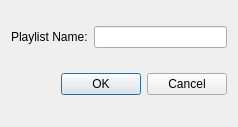
<?xml version="1.0" encoding="UTF-8"?>
<ui version="4.0">
 <class>createPlaylistDialog</class>
 <widget class="QDialog" name="createPlaylistDialog">
  <property name="geometry">
   <rect>
    <x>0</x>
    <y>0</y>
    <width>238</width>
    <height>127</height>
   </rect>
  </property>
  <property name="windowTitle">
   <string>Dialog</string>
  </property>
  <layout class="QGridLayout" name="gridLayout">
   <item row="0" column="0">
    <layout class="QHBoxLayout" name="horizontalLayout">
     <item>
      <widget class="QLabel" name="label">
       <property name="text">
        <string>Playlist Name:</string>
       </property>
      </widget>
     </item>
     <item>
      <widget class="QLineEdit" name="nameLineEdit"/>
     </item>
    </layout>
   </item>
   <item row="1" column="0">
    <layout class="QHBoxLayout">
     <property name="spacing">
      <number>6</number>
     </property>
     <item>
      <spacer>
       <property name="orientation">
        <enum>Qt::Orientation::Horizontal</enum>
       </property>
       <property name="sizeHint" stdset="0">
        <size>
         <width>131</width>
         <height>31</height>
        </size>
       </property>
      </spacer>
     </item>
     <item>
      <widget class="QPushButton" name="okButton">
       <property name="text">
        <string>OK</string>
       </property>
      </widget>
     </item>
     <item>
      <widget class="QPushButton" name="cancelButton">
       <property name="text">
        <string>Cancel</string>
       </property>
      </widget>
     </item>
    </layout>
   </item>
  </layout>
 </widget>
 <resources/>
 <connections>
  <connection>
   <sender>okButton</sender>
   <signal>clicked()</signal>
   <receiver>createPlaylistDialog</receiver>
   <slot>accept()</slot>
   <hints>
    <hint type="sourcelabel">
     <x>278</x>
     <y>253</y>
    </hint>
    <hint type="destinationlabel">
     <x>96</x>
     <y>254</y>
    </hint>
   </hints>
  </connection>
  <connection>
   <sender>cancelButton</sender>
   <signal>clicked()</signal>
   <receiver>createPlaylistDialog</receiver>
   <slot>reject()</slot>
   <hints>
    <hint type="sourcelabel">
     <x>369</x>
     <y>253</y>
    </hint>
    <hint type="destinationlabel">
     <x>179</x>
     <y>282</y>
    </hint>
   </hints>
  </connection>
 </connections>
</ui>
